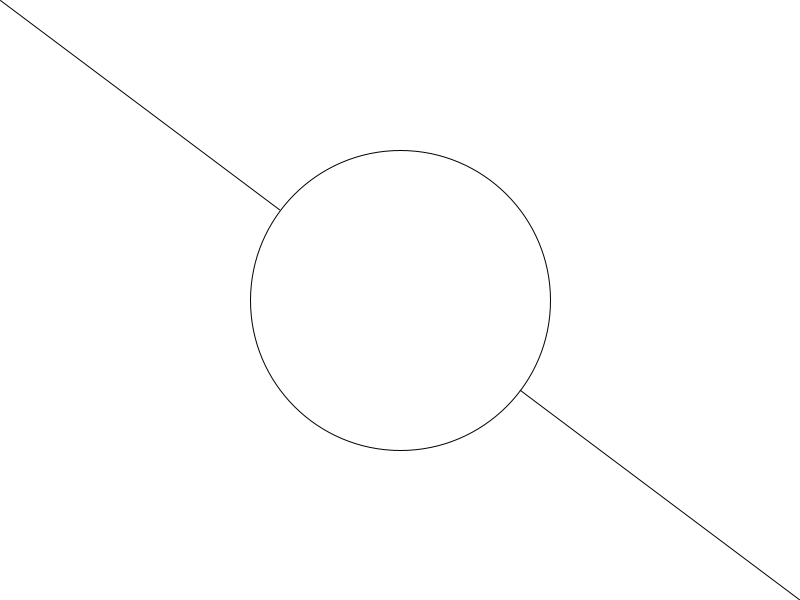
Frame 1 (no input)
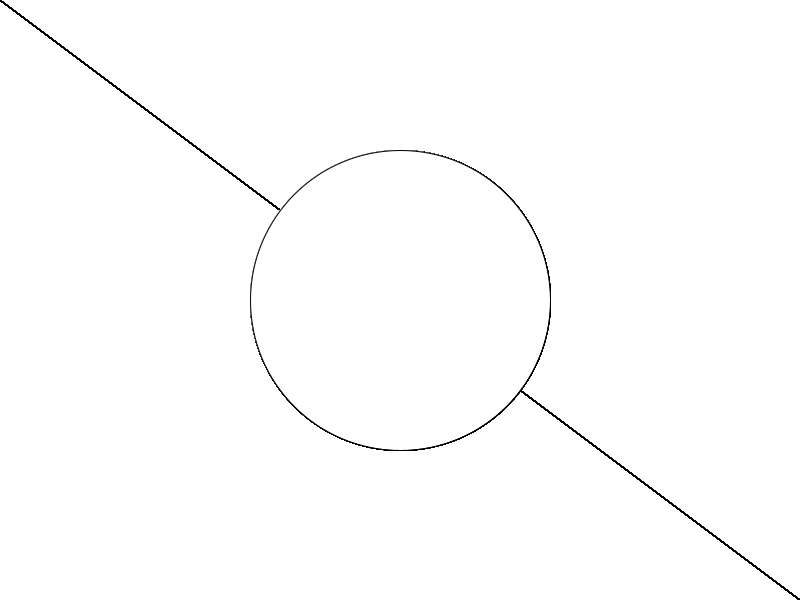
Frame 60 (the mouse pressed at the canvas centre just before this capture)
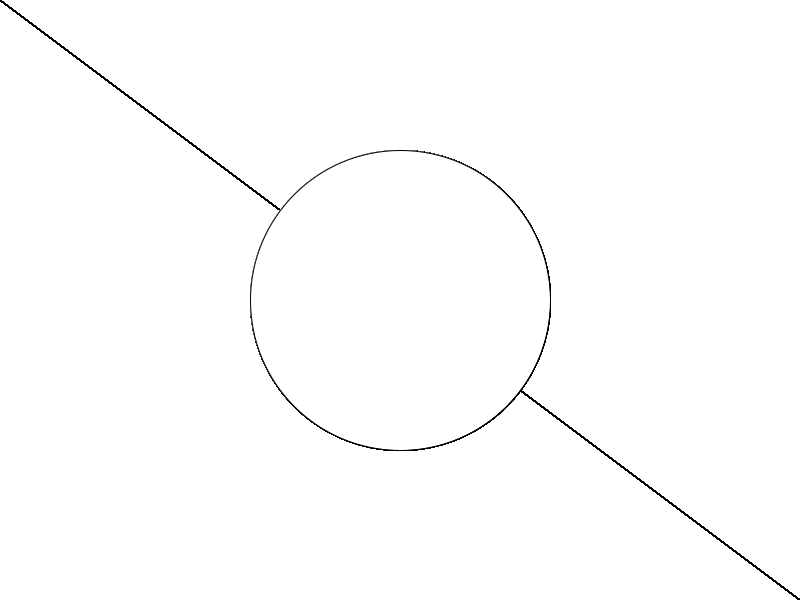
Frame 120 (the mouse held since frame 60 and released just before this capture)

The Processing sketch that drew these frames (run headless with seeded random() and noise(); from frame 60 on, the mouse is pressed at the canvas centre):

// Processing sketch: s05e0francisca
// ── s05e0francisca.pde
void setup () {
  size (800, 600);
  background (255);
}

void draw () {
  line (0, 0, 800, 600);
  fill (255);
  ellipse (400, 300, 300, 300);
}
